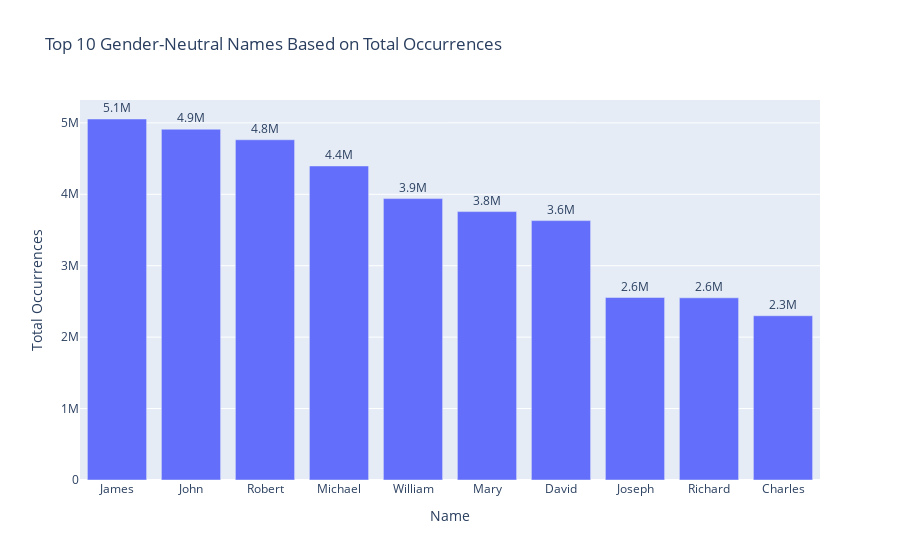

Notebook code cell kept with this figure:
### Code cell
# Correcting the approach to find gender-neutral names
# We will consider names that have a significant number of both male and female occurrences
gender_neutral_names = df_merged.groupby(['name', 'gender'])['number'].sum().unstack().fillna(0)
gender_neutral_names['total'] = gender_neutral_names['F'] + gender_neutral_names['M']
# Filtering names that have at least 1000 occurrences for both genders and sorting by total occurrences
gender_neutral_names = gender_neutral_names[(gender_neutral_names['F'] >= 1000) & (gender_neutral_names['M'] >= 1000)]
gender_neutral_names = gender_neutral_names.sort_values(by='total', ascending=False).head(10)
# Plotting the top 10 gender-neutral names based on total occurrences
fig7 = px.bar(gender_neutral_names.reset_index(), x='name', y='total', title='Top 10 Gender-Neutral Names Based on Total Occurrences', text='total')
fig7.update_traces(texttemplate='%{text:.2s}', textposition='outside')
fig7.update_layout(xaxis_title='Name', yaxis_title='Total Occurrences', uniformtext_minsize=8, uniformtext_mode='hide')
# Displaying the plot
fig7.show()

### Figure 1 — Plotly figure (JSON) as saved in the notebook; plotly's stock layout.template omitted (floating-point values rounded to 4 significant figures)
{"data": [{"alignmentgroup": "True", "hovertemplate": "name=%{x}<br>total=%{text}<extra></extra>", "legendgroup": "", "marker": {"color": "#636efa", "pattern": {"shape": ""}}, "name": "", "offsetgroup": "", "orientation": "v", "showlegend": false, "text": [5054074, 4910976, 4763102, 4396482, 3939912, 3757625, 3631489, 2554530, 2550606, 2299419], "textposition": "outside", "texttemplate": "%{text:.2s}", "type": "bar", "x": ["James", "John", "Robert", "Michael", "William", "Mary", "David", "Joseph", "Richard", "Charles"], "xaxis": "x", "y": [5054074, 4910976, 4763102, 4396482, 3939912, 3757625, 3631489, 2554530, 2550606, 2299419], "yaxis": "y"}], "layout": {"autosize": true, "barmode": "relative", "legend": {"tracegroupgap": 0}, "title": {"text": "Top 10 Gender-Neutral Names Based on Total Occurrences"}, "uniformtext": {"minsize": 8, "mode": "hide"}, "xaxis": {"anchor": "y", "autorange": true, "domain": [0, 1], "range": [-0.5, 9.5], "title": {"text": "Name"}, "type": "category"}, "yaxis": {"anchor": "x", "autorange": true, "domain": [0, 1], "range": [0, 5320000.0], "title": {"text": "Total Occurrences"}, "type": "linear"}}}
